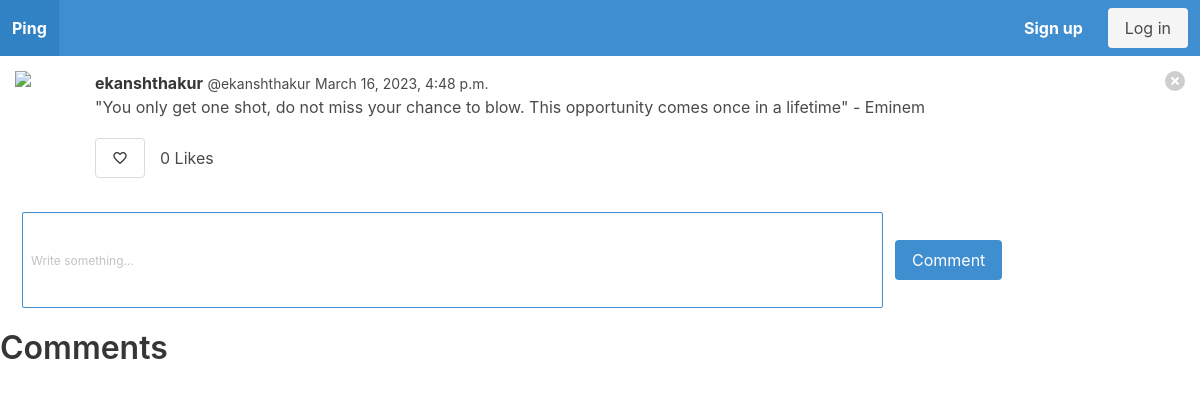
Page /ping_detail/6 on the earlier database version.
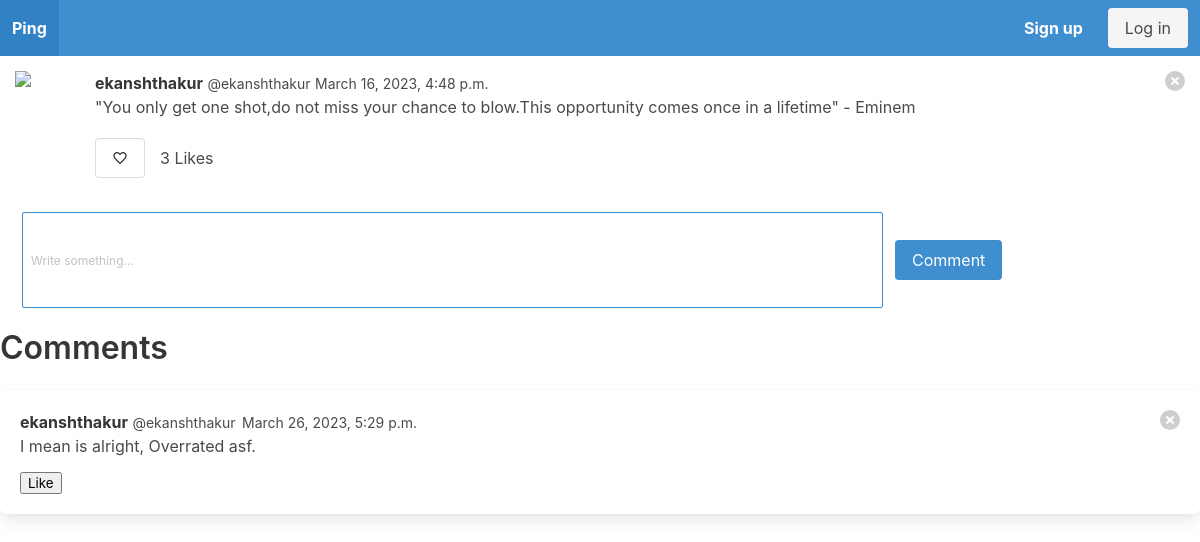
Same page on the later database version.
### Ping/models.py (models this page shows, shortened)
class Pings(models.Model):
    user = models.ForeignKey(
        User, related_name = "pinged" , on_delete=models.DO_NOTHING
    )
    body = models.CharField(max_length=250)
    created_on = models.DateTimeField(auto_now_add= True)
    parent = models.ForeignKey("self", on_delete=models.CASCADE, blank= True, null=True, related_name= 'children')
    likes = models.ManyToManyField(User, blank=True, null=True, related_name='liked')
    def total_likes(self):
        return self.likes.count()

### Ping/views.py (the view)
# urls.py: path("ping_detail/<int:pk>", ping_view, name = 'ping_detail'),
def ping_view(request, pk):
    post = get_object_or_404(Pings, pk = pk)
    total_likes = post.total_likes()
    liked = False
    if post.likes.filter(id = request.user.id).exists():
        liked = True
    if request.method == "POST":
        if('delete' in request.POST):
            post.delete()
            return redirect('dashboard')
        if ('delete_comment' in request.POST):
            comment_id = int(request.POST['delete_comment'])
            post.children.filter(id = comment_id).delete()
            return redirect('ping_detail', pk = pk)
        form = PingForm(request.POST or None)
        if form.is_valid():
            comment = form.save(commit= False)
            comment.user = request.user
            comment.parent = post
            comment.save()
            return redirect("ping_detail", pk = post.pk)
    else:
        form = PingForm()
    context = {
        "post" : post,
        "form" : form,
        "total_likes" : total_likes,
        "liked" : liked,
        }
    return render(request, "ping_detail.html", context)

### Ping/forms.py
class PingForm(forms.ModelForm):
    body = forms.CharField(
        required= True,
        widget = forms.widgets.TextInput(
            attrs={
            "placeholder": "Write something...",
            "class": "textarea is-info is-small",
            }
        ),
        label="",
    )
    class Meta:
        model = Pings
        exclude = {"user", "parent", "likes"}

### templates/ping_detail.html (shortened to what this page needs)
{% extends 'base.html'%} {% block content%}
<article class="media" style="margin: 15px">
  <figure class="media-left">
    <p class="image is-64x64">
      <img src="https://bulma.io/images/placeholders/128x128.png" />
    </p>
  </figure>
  <div class="media-content">
    <div class="content">
      <p>
        <strong>{{post.user.username}}</strong>
        <small>@{{post.user.username}}</small>
        <small><time datetime="2016-01-01">{{post.created_on}}</time></small>
        <br />
        {{post.body}}
      </p>
    </div>
    <nav class="level is-mobile">
      <div class="level-left">
        <form action="{% url 'ping_liked' post.pk %}" method="post">
              {% if liked %}
              <button type = 'submit' class = 'button is-danger'name="ping_id" value = "{{ post.pk }}">
                <span class="mdi mdi-heart-outline"></span>
              </button>
              {% else %}
              <button type = 'submit' class = 'button'name="ping_id" value = "{{ post.pk }}">
                <span class="mdi mdi-heart-outline"></span>
              </button>
              {% endif %}
            </form>
             <p style="margin: 15px;">{{ total_likes}} Likes</p>
        <a class="level-item">
          <span class="icon is-medium"></span>
        </a>
        <a class="level-item">
          <span class="icon is-medium"></span>
        </a>
      </div>
    </nav>
  </div>
  <form action="" method="post">
  <div class="media-right">
      <button class="delete" type="submit" name="delete"></button>
    </div>
  </form>
</article>
<form action="" method="post">
  <div class="columns is-vcentered" style="margin: 10px;">
    <div class="column is-three-quarters">
      {{form.as_p}}
    </div>
    <button class="button is-info" style="width: auto; height: auto;" type="submit">Comment</button>
  </div>
</form>
{% if post.children %}
<h3 class="title is-3">Comments</h3>
<ul>
  {% for comments in post.children.all %}
  <div class="box">
    <article class="media">
      <div class="media-content">
        <div class="content">
          <strong>{{comments.user.username}}</strong>
          <small style="margin-right: 2px;">@{{comments.user.username}}</small>
          <small>{{comments.created_on}}</small>
          <br />
          {{comments.body}}
        </div>
        <nav class="level is-mobile">
          <div class="level-left">
            <form action="{% url 'ping_liked' post.pk %}" method="post">
              <button type = 'submit' class="" name="post_id" value {{ comments.id}}>Like</button>
            </form>
            <a class="level-item" aria-label="reply">
              <span class="icon is-small">
              </span>
            </a>
            <a class="level-item" aria-label="like">
              <span class="icon is-small">
              </span>
            </a>
          </div>
        </nav>
      </div>
      <form action="{% url 'ping_detail' post.pk %}" method="post">
        <div class="media-right">
          <button class="delete" type="submit"></button>
        </div>
      </form>
    </article>
  </div>
  {% endfor %}
</ul>
{% endif %}
{% endblock content %}

Differences in the rows shown:
changed Pings: body "\"You only get one shot, do not miss your chance to blow. This opportunity comes once in a lifetime\" - Eminem" → "\"You only get one shot,do not miss your chance to blow.This opportunity comes once in a lifetime\" - Eminem"
added Pings: user.username "ekanshthakur", created_on "March 26, 2023, 5:29 p.m.", body "I mean is alright, Overrated asf."
Other differences:
{{ total_likes }}: "0" → "3"
